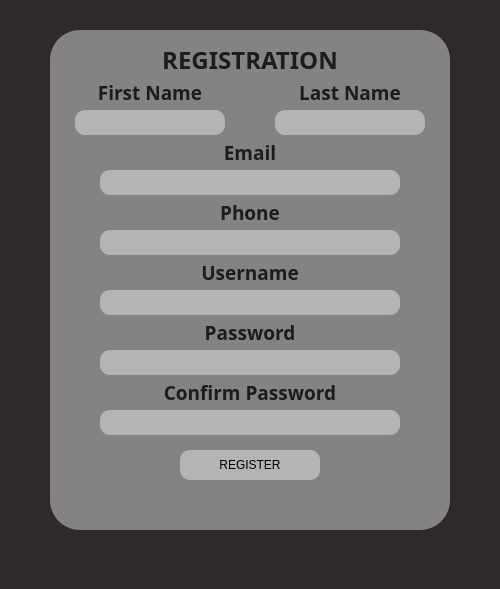
<?xml version="1.0" encoding="UTF-8"?>
<ui version="4.0">
 <class>Registration</class>
 <widget class="QDialog" name="Registration">
  <property name="geometry">
   <rect>
    <x>0</x>
    <y>0</y>
    <width>500</width>
    <height>589</height>
   </rect>
  </property>
  <property name="windowTitle">
   <string>Car Rent</string>
  </property>
  <property name="windowIcon">
   <iconset resource="Resources.qrc">
    <normaloff>:/images/car.png</normaloff>:/images/car.png</iconset>
  </property>
  <widget class="QLineEdit" name="PasswdInput">
   <property name="geometry">
    <rect>
     <x>100</x>
     <y>350</y>
     <width>300</width>
     <height>25</height>
    </rect>
   </property>
   <property name="layoutDirection">
    <enum>Qt::RightToLeft</enum>
   </property>
   <property name="styleSheet">
    <string notr="true">background-color: rgba(255, 255, 255, 100);
border-radius: 10px;</string>
   </property>
   <property name="frame">
    <bool>true</bool>
   </property>
  </widget>
  <widget class="QLineEdit" name="LastNameInput">
   <property name="geometry">
    <rect>
     <x>275</x>
     <y>110</y>
     <width>150</width>
     <height>25</height>
    </rect>
   </property>
   <property name="layoutDirection">
    <enum>Qt::RightToLeft</enum>
   </property>
   <property name="styleSheet">
    <string notr="true">background-color: rgba(255, 255, 255, 100);
border-radius: 10px;</string>
   </property>
  </widget>
  <widget class="QLineEdit" name="EmailInput">
   <property name="geometry">
    <rect>
     <x>100</x>
     <y>170</y>
     <width>300</width>
     <height>25</height>
    </rect>
   </property>
   <property name="layoutDirection">
    <enum>Qt::RightToLeft</enum>
   </property>
   <property name="styleSheet">
    <string notr="true">background-color: rgba(255, 255, 255, 100);
border-radius: 10px;</string>
   </property>
  </widget>
  <widget class="QLabel" name="RegisterText">
   <property name="geometry">
    <rect>
     <x>150</x>
     <y>40</y>
     <width>200</width>
     <height>40</height>
    </rect>
   </property>
   <property name="font">
    <font>
     <family>Segoe Print</family>
     <pointsize>16</pointsize>
     <italic>false</italic>
     <bold>true</bold>
     <underline>false</underline>
    </font>
   </property>
   <property name="layoutDirection">
    <enum>Qt::LeftToRight</enum>
   </property>
   <property name="styleSheet">
    <string notr="true">font: 700 16pt &quot;Segoe Print&quot;;
color: rgba(0, 0, 0, 200);</string>
   </property>
   <property name="text">
    <string>&lt;html&gt;&lt;head/&gt;&lt;body&gt;&lt;p&gt;&lt;span style=&quot; font-size:18pt;&quot;&gt;REGISTRATION&lt;/span&gt;&lt;/p&gt;&lt;/body&gt;&lt;/html&gt;</string>
   </property>
   <property name="alignment">
    <set>Qt::AlignCenter</set>
   </property>
   <property name="wordWrap">
    <bool>true</bool>
   </property>
  </widget>
  <widget class="QLabel" name="LastNameText">
   <property name="geometry">
    <rect>
     <x>250</x>
     <y>80</y>
     <width>200</width>
     <height>25</height>
    </rect>
   </property>
   <property name="font">
    <font>
     <family>Segoe Print</family>
     <pointsize>14</pointsize>
     <italic>false</italic>
     <bold>true</bold>
     <underline>false</underline>
    </font>
   </property>
   <property name="layoutDirection">
    <enum>Qt::LeftToRight</enum>
   </property>
   <property name="styleSheet">
    <string notr="true">font: 700 14pt &quot;Segoe Print&quot;;
color: rgba(0, 0, 0, 200);</string>
   </property>
   <property name="text">
    <string>Last Name</string>
   </property>
   <property name="alignment">
    <set>Qt::AlignCenter</set>
   </property>
   <property name="wordWrap">
    <bool>true</bool>
   </property>
  </widget>
  <widget class="QLineEdit" name="FirstNameInput">
   <property name="geometry">
    <rect>
     <x>75</x>
     <y>110</y>
     <width>150</width>
     <height>25</height>
    </rect>
   </property>
   <property name="layoutDirection">
    <enum>Qt::RightToLeft</enum>
   </property>
   <property name="styleSheet">
    <string notr="true">background-color: rgba(255, 255, 255, 100);
border-radius: 10px;</string>
   </property>
  </widget>
  <widget class="QLineEdit" name="ConfirmPasswdInput">
   <property name="geometry">
    <rect>
     <x>100</x>
     <y>410</y>
     <width>300</width>
     <height>25</height>
    </rect>
   </property>
   <property name="layoutDirection">
    <enum>Qt::RightToLeft</enum>
   </property>
   <property name="styleSheet">
    <string notr="true">background-color: rgba(255, 255, 255, 100);
border-radius: 10px;</string>
   </property>
  </widget>
  <widget class="QPushButton" name="RegistrBtn">
   <property name="geometry">
    <rect>
     <x>180</x>
     <y>450</y>
     <width>140</width>
     <height>30</height>
    </rect>
   </property>
   <property name="cursor">
    <cursorShape>PointingHandCursor</cursorShape>
   </property>
   <property name="styleSheet">
    <string notr="true">QPushButton{
background-color: rgba(255, 255, 255, 100);
border-radius: 10px;
color: rgba(192, 192, 192, 240);
color: black;
text-align: center;
font: 700 14pt &quot;Segoe Print&quot;;
}

QPushButton:hover{
background-color: rgba(255, 255, 255, 0);
border-radius: 10px;
color: rgba(0, 0, 0, 240);
text-align: center;
font: 700 14pt &quot;Segoe Print&quot;;
}
QPushButton:pressed{
background-color: rgba(255, 255, 255, 0);
border-radius: 10px;
color: rgba(128, 128, 128, 240);
text-align: center;
font: 700 14pt &quot;Segoe Print&quot;;
}</string>
   </property>
   <property name="text">
    <string>REGISTER</string>
   </property>
  </widget>
  <widget class="QLabel" name="FirstNameText">
   <property name="geometry">
    <rect>
     <x>50</x>
     <y>80</y>
     <width>200</width>
     <height>25</height>
    </rect>
   </property>
   <property name="font">
    <font>
     <family>Segoe Print</family>
     <pointsize>14</pointsize>
     <italic>false</italic>
     <bold>true</bold>
     <underline>false</underline>
    </font>
   </property>
   <property name="layoutDirection">
    <enum>Qt::LeftToRight</enum>
   </property>
   <property name="styleSheet">
    <string notr="true">font: 700 14pt &quot;Segoe Print&quot;;
color: rgba(0, 0, 0, 200);</string>
   </property>
   <property name="text">
    <string>First Name</string>
   </property>
   <property name="alignment">
    <set>Qt::AlignCenter</set>
   </property>
   <property name="wordWrap">
    <bool>true</bool>
   </property>
  </widget>
  <widget class="QLabel" name="BlurImage">
   <property name="geometry">
    <rect>
     <x>50</x>
     <y>30</y>
     <width>400</width>
     <height>500</height>
    </rect>
   </property>
   <property name="styleSheet">
    <string notr="true">background-color: rgba(192, 192, 192, 150);
border-radius: 30px;

</string>
   </property>
   <property name="text">
    <string/>
   </property>
  </widget>
  <widget class="QLabel" name="PasswdText">
   <property name="geometry">
    <rect>
     <x>150</x>
     <y>320</y>
     <width>200</width>
     <height>25</height>
    </rect>
   </property>
   <property name="font">
    <font>
     <family>Segoe Print</family>
     <pointsize>14</pointsize>
     <italic>false</italic>
     <bold>true</bold>
     <underline>false</underline>
    </font>
   </property>
   <property name="layoutDirection">
    <enum>Qt::RightToLeft</enum>
   </property>
   <property name="styleSheet">
    <string notr="true">font: 700 14pt &quot;Segoe Print&quot;;
color: rgba(0, 0, 0, 200);</string>
   </property>
   <property name="text">
    <string>Password</string>
   </property>
   <property name="alignment">
    <set>Qt::AlignCenter</set>
   </property>
  </widget>
  <widget class="QLabel" name="EmailText">
   <property name="geometry">
    <rect>
     <x>150</x>
     <y>140</y>
     <width>200</width>
     <height>25</height>
    </rect>
   </property>
   <property name="font">
    <font>
     <family>Segoe Print</family>
     <pointsize>14</pointsize>
     <italic>false</italic>
     <bold>true</bold>
     <underline>false</underline>
    </font>
   </property>
   <property name="layoutDirection">
    <enum>Qt::RightToLeft</enum>
   </property>
   <property name="styleSheet">
    <string notr="true">font: 700 14pt &quot;Segoe Print&quot;;
color: rgba(0, 0, 0, 200);</string>
   </property>
   <property name="text">
    <string>Email</string>
   </property>
   <property name="alignment">
    <set>Qt::AlignCenter</set>
   </property>
  </widget>
  <widget class="QLabel" name="ConfirmPasswdText">
   <property name="geometry">
    <rect>
     <x>150</x>
     <y>380</y>
     <width>200</width>
     <height>25</height>
    </rect>
   </property>
   <property name="font">
    <font>
     <family>Segoe Print</family>
     <pointsize>14</pointsize>
     <italic>false</italic>
     <bold>true</bold>
     <underline>false</underline>
    </font>
   </property>
   <property name="layoutDirection">
    <enum>Qt::RightToLeft</enum>
   </property>
   <property name="styleSheet">
    <string notr="true">font: 700 14pt &quot;Segoe Print&quot;;
color: rgba(0, 0, 0, 200);</string>
   </property>
   <property name="text">
    <string>Confirm Password</string>
   </property>
   <property name="alignment">
    <set>Qt::AlignCenter</set>
   </property>
  </widget>
  <widget class="QLabel" name="Backgroung">
   <property name="geometry">
    <rect>
     <x>0</x>
     <y>-10</y>
     <width>500</width>
     <height>600</height>
    </rect>
   </property>
   <property name="styleSheet">
    <string notr="true">background-color: rgb(48, 41, 41);</string>
   </property>
   <property name="text">
    <string/>
   </property>
  </widget>
  <widget class="QLineEdit" name="UserInput">
   <property name="geometry">
    <rect>
     <x>100</x>
     <y>290</y>
     <width>300</width>
     <height>25</height>
    </rect>
   </property>
   <property name="layoutDirection">
    <enum>Qt::RightToLeft</enum>
   </property>
   <property name="styleSheet">
    <string notr="true">background-color: rgba(255, 255, 255, 100);
border-radius: 10px;</string>
   </property>
   <property name="text">
    <string/>
   </property>
  </widget>
  <widget class="QLabel" name="UserText">
   <property name="geometry">
    <rect>
     <x>150</x>
     <y>260</y>
     <width>200</width>
     <height>25</height>
    </rect>
   </property>
   <property name="font">
    <font>
     <family>Segoe Print</family>
     <pointsize>14</pointsize>
     <italic>false</italic>
     <bold>true</bold>
     <underline>false</underline>
    </font>
   </property>
   <property name="layoutDirection">
    <enum>Qt::RightToLeft</enum>
   </property>
   <property name="styleSheet">
    <string notr="true">font: 700 14pt &quot;Segoe Print&quot;;
color: rgba(0, 0, 0, 200);</string>
   </property>
   <property name="text">
    <string>Username</string>
   </property>
   <property name="alignment">
    <set>Qt::AlignCenter</set>
   </property>
  </widget>
  <widget class="QLabel" name="ErrorText">
   <property name="geometry">
    <rect>
     <x>100</x>
     <y>490</y>
     <width>300</width>
     <height>30</height>
    </rect>
   </property>
   <property name="font">
    <font>
     <family>Segoe Print</family>
     <pointsize>14</pointsize>
     <italic>false</italic>
     <bold>true</bold>
     <underline>false</underline>
    </font>
   </property>
   <property name="layoutDirection">
    <enum>Qt::RightToLeft</enum>
   </property>
   <property name="styleSheet">
    <string notr="true">font: 700 14pt &quot;Segoe Print&quot;;
color: rgb(156, 0, 3);
</string>
   </property>
   <property name="text">
    <string/>
   </property>
   <property name="alignment">
    <set>Qt::AlignCenter</set>
   </property>
  </widget>
  <widget class="QLineEdit" name="PhoneInput">
   <property name="geometry">
    <rect>
     <x>100</x>
     <y>230</y>
     <width>300</width>
     <height>25</height>
    </rect>
   </property>
   <property name="layoutDirection">
    <enum>Qt::RightToLeft</enum>
   </property>
   <property name="styleSheet">
    <string notr="true">background-color: rgba(255, 255, 255, 100);
border-radius: 10px;</string>
   </property>
   <property name="text">
    <string/>
   </property>
  </widget>
  <widget class="QLabel" name="PhoneText">
   <property name="geometry">
    <rect>
     <x>200</x>
     <y>200</y>
     <width>100</width>
     <height>25</height>
    </rect>
   </property>
   <property name="font">
    <font>
     <family>Segoe Print</family>
     <pointsize>14</pointsize>
     <italic>false</italic>
     <bold>true</bold>
     <underline>false</underline>
    </font>
   </property>
   <property name="layoutDirection">
    <enum>Qt::RightToLeft</enum>
   </property>
   <property name="styleSheet">
    <string notr="true">font: 700 14pt &quot;Segoe Print&quot;;
color: rgba(0, 0, 0, 200);</string>
   </property>
   <property name="text">
    <string>Phone</string>
   </property>
   <property name="alignment">
    <set>Qt::AlignCenter</set>
   </property>
  </widget>
  <zorder>Backgroung</zorder>
  <zorder>BlurImage</zorder>
  <zorder>PasswdInput</zorder>
  <zorder>LastNameInput</zorder>
  <zorder>EmailInput</zorder>
  <zorder>RegisterText</zorder>
  <zorder>LastNameText</zorder>
  <zorder>FirstNameInput</zorder>
  <zorder>ConfirmPasswdInput</zorder>
  <zorder>RegistrBtn</zorder>
  <zorder>FirstNameText</zorder>
  <zorder>PasswdText</zorder>
  <zorder>EmailText</zorder>
  <zorder>ConfirmPasswdText</zorder>
  <zorder>UserInput</zorder>
  <zorder>UserText</zorder>
  <zorder>ErrorText</zorder>
  <zorder>PhoneInput</zorder>
  <zorder>PhoneText</zorder>
 </widget>
 <resources>
  <include location="Resources.qrc"/>
 </resources>
 <connections/>
</ui>
